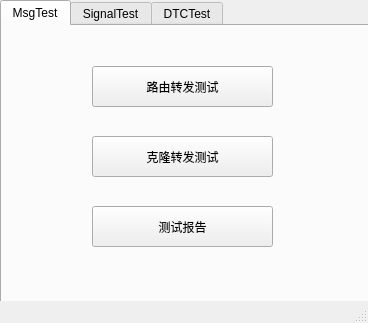
<?xml version="1.0" encoding="UTF-8"?>
<ui version="4.0">
 <class>MainWindow</class>
 <widget class="QMainWindow" name="MainWindow">
  <property name="geometry">
   <rect>
    <x>0</x>
    <y>0</y>
    <width>368</width>
    <height>323</height>
   </rect>
  </property>
  <property name="windowTitle">
   <string>kanwairen</string>
  </property>
  <widget class="QWidget" name="centralwidget">
   <widget class="QTabWidget" name="tabWidget">
    <property name="geometry">
     <rect>
      <x>0</x>
      <y>0</y>
      <width>371</width>
      <height>341</height>
     </rect>
    </property>
    <property name="currentIndex">
     <number>0</number>
    </property>
    <widget class="QWidget" name="Msg">
     <attribute name="title">
      <string>MsgTest</string>
     </attribute>
     <widget class="QPushButton" name="pushButton_2">
      <property name="geometry">
       <rect>
        <x>90</x>
        <y>40</y>
        <width>181</width>
        <height>41</height>
       </rect>
      </property>
      <property name="text">
       <string>路由转发测试</string>
      </property>
     </widget>
     <widget class="QPushButton" name="pushButton_3">
      <property name="geometry">
       <rect>
        <x>90</x>
        <y>110</y>
        <width>181</width>
        <height>41</height>
       </rect>
      </property>
      <property name="text">
       <string>克隆转发测试</string>
      </property>
     </widget>
     <widget class="QPushButton" name="pushButton_4">
      <property name="geometry">
       <rect>
        <x>90</x>
        <y>180</y>
        <width>181</width>
        <height>41</height>
       </rect>
      </property>
      <property name="text">
       <string>测试报告</string>
      </property>
     </widget>
    </widget>
    <widget class="QWidget" name="Signal">
     <attribute name="title">
      <string>SignalTest</string>
     </attribute>
     <widget class="QPushButton" name="pushButton_5">
      <property name="geometry">
       <rect>
        <x>90</x>
        <y>40</y>
        <width>181</width>
        <height>41</height>
       </rect>
      </property>
      <property name="text">
       <string>信号转发测试</string>
      </property>
     </widget>
     <widget class="QPushButton" name="pushButton_6">
      <property name="geometry">
       <rect>
        <x>90</x>
        <y>180</y>
        <width>181</width>
        <height>41</height>
       </rect>
      </property>
      <property name="text">
       <string>测试报告</string>
      </property>
     </widget>
    </widget>
    <widget class="QWidget" name="DTC">
     <attribute name="title">
      <string>DTCTest</string>
     </attribute>
     <widget class="QPushButton" name="pushButton_7">
      <property name="geometry">
       <rect>
        <x>90</x>
        <y>40</y>
        <width>181</width>
        <height>41</height>
       </rect>
      </property>
      <property name="text">
       <string>DTC测试</string>
      </property>
     </widget>
     <widget class="QPushButton" name="pushButton_8">
      <property name="geometry">
       <rect>
        <x>90</x>
        <y>180</y>
        <width>181</width>
        <height>41</height>
       </rect>
      </property>
      <property name="text">
       <string>测试报告</string>
      </property>
     </widget>
    </widget>
   </widget>
  </widget>
  <widget class="QMenuBar" name="menubar">
   <property name="geometry">
    <rect>
     <x>0</x>
     <y>0</y>
     <width>368</width>
     <height>23</height>
    </rect>
   </property>
  </widget>
  <widget class="QStatusBar" name="statusbar"/>
 </widget>
 <resources/>
 <connections>
  <connection>
   <sender>pushButton_2</sender>
   <signal>clicked()</signal>
   <receiver>MainWindow</receiver>
   <slot>msg_test()</slot>
   <hints>
    <hint type="sourcelabel">
     <x>201</x>
     <y>97</y>
    </hint>
    <hint type="destinationlabel">
     <x>378</x>
     <y>62</y>
    </hint>
   </hints>
  </connection>
  <connection>
   <sender>pushButton_3</sender>
   <signal>clicked()</signal>
   <receiver>MainWindow</receiver>
   <slot>clone_test()</slot>
   <hints>
    <hint type="sourcelabel">
     <x>221</x>
     <y>167</y>
    </hint>
    <hint type="destinationlabel">
     <x>377</x>
     <y>180</y>
    </hint>
   </hints>
  </connection>
  <connection>
   <sender>pushButton_4</sender>
   <signal>clicked()</signal>
   <receiver>MainWindow</receiver>
   <slot>msg_report()</slot>
   <hints>
    <hint type="sourcelabel">
     <x>221</x>
     <y>245</y>
    </hint>
    <hint type="destinationlabel">
     <x>382</x>
     <y>255</y>
    </hint>
   </hints>
  </connection>
  <connection>
   <sender>pushButton_5</sender>
   <signal>clicked()</signal>
   <receiver>MainWindow</receiver>
   <slot>signal_test()</slot>
   <hints>
    <hint type="sourcelabel">
     <x>195</x>
     <y>112</y>
    </hint>
    <hint type="destinationlabel">
     <x>382</x>
     <y>117</y>
    </hint>
   </hints>
  </connection>
  <connection>
   <sender>pushButton_6</sender>
   <signal>clicked()</signal>
   <receiver>MainWindow</receiver>
   <slot>signal_report()</slot>
   <hints>
    <hint type="sourcelabel">
     <x>226</x>
     <y>229</y>
    </hint>
    <hint type="destinationlabel">
     <x>382</x>
     <y>285</y>
    </hint>
   </hints>
  </connection>
  <connection>
   <sender>pushButton_7</sender>
   <signal>clicked()</signal>
   <receiver>MainWindow</receiver>
   <slot>dtc_test()</slot>
   <hints>
    <hint type="sourcelabel">
     <x>192</x>
     <y>89</y>
    </hint>
    <hint type="destinationlabel">
     <x>403</x>
     <y>74</y>
    </hint>
   </hints>
  </connection>
  <connection>
   <sender>pushButton_8</sender>
   <signal>clicked()</signal>
   <receiver>MainWindow</receiver>
   <slot>dtc_report()</slot>
   <hints>
    <hint type="sourcelabel">
     <x>228</x>
     <y>233</y>
    </hint>
    <hint type="destinationlabel">
     <x>434</x>
     <y>267</y>
    </hint>
   </hints>
  </connection>
 </connections>
 <slots>
  <slot>msg_test()</slot>
  <slot>clone_test()</slot>
  <slot>msg_report()</slot>
  <slot>signal_test()</slot>
  <slot>signal_report()</slot>
  <slot>dtc_test()</slot>
  <slot>dtc_report()</slot>
 </slots>
</ui>
